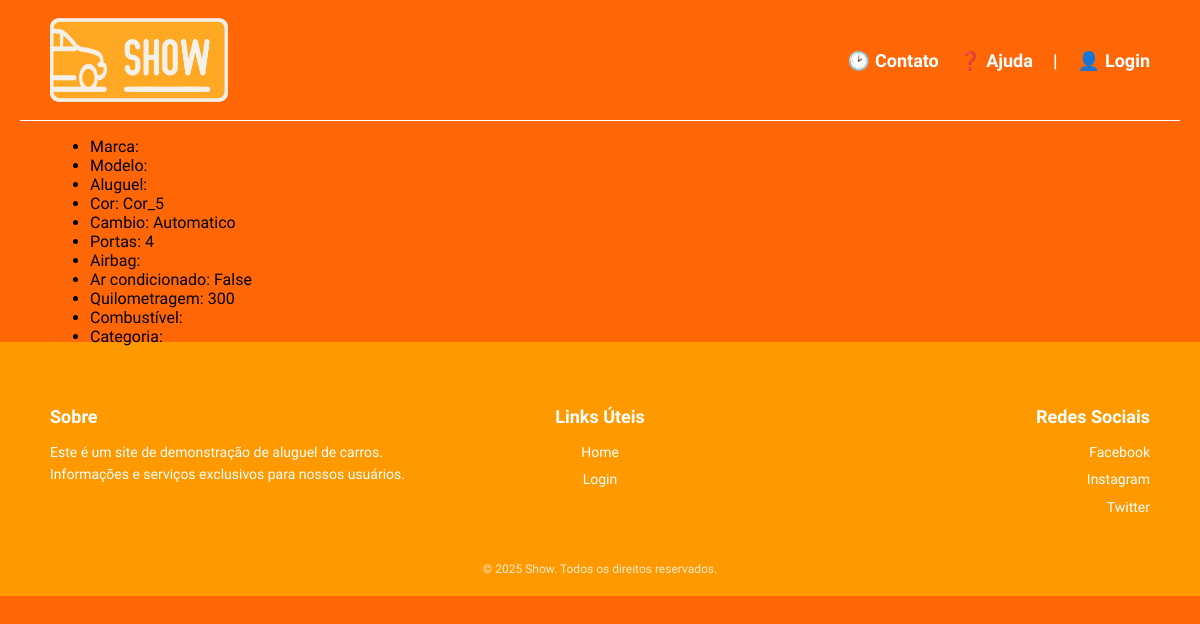
/1, run on an earlier commit of the app's database.
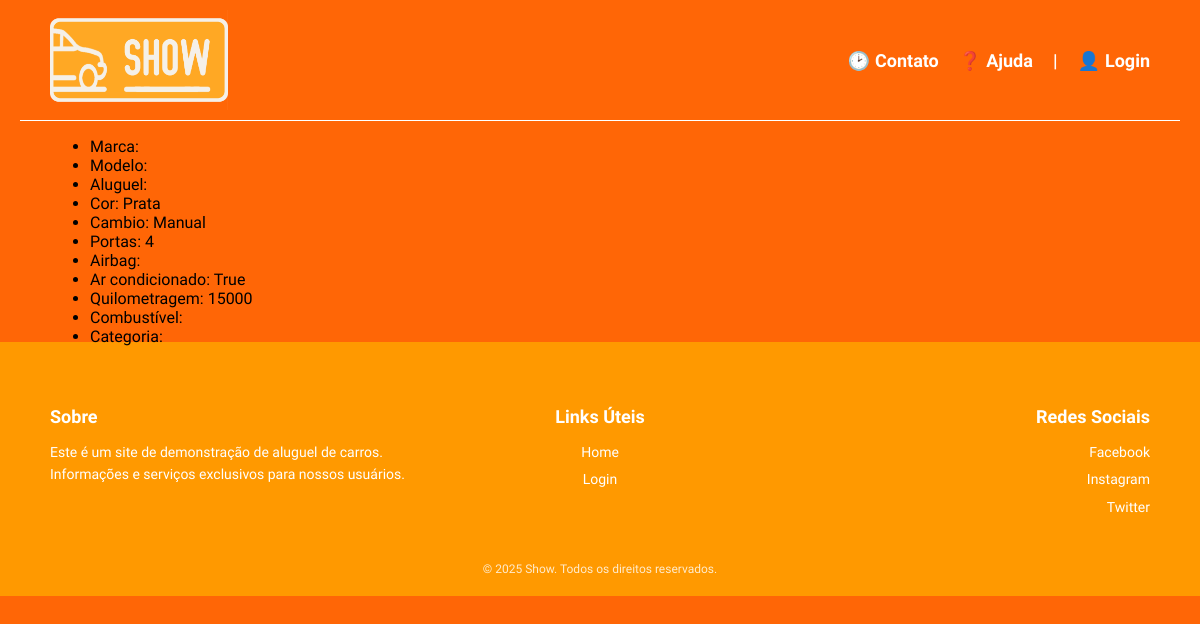
And on a later commit of the database.
### models.py (models this page shows, shortened)
class Veiculo(Base):
    __tablename__ = "veiculos"
    id = Column("id", Integer, primary_key=True, autoincrement=True)
    portas = Column("portas", Integer, nullable=False)
    preco_diaria = Column("preco_diaria", Numeric(10, 2), nullable=False)
    placa = Column("placa", String(7), nullable=False)
    cor = Column("cor", String(100), nullable=False)
    preco_compra = Column("preco_compra", Numeric(10, 2), nullable=False)
    capacidade_pessoas = Column("capacidade_pessoas", Integer, nullable=False)
    quilometragem = Column("quilometragem", Integer, nullable=False)
    cambio = Column("cambio", String(100), nullable=False)
    airbags = Column("airbags", Boolean, nullable=False)
    ar_condicionado = Column("ar_condicionado", Boolean, nullable=False)
    disponivel = Column("disponivel", Boolean, nullable=False)
    id_fornecedor = Column("id_fornecedor", Integer, ForeignKey("fornecedores.id"), nullable=False)
    id_garagem = Column("id_garagem", Integer, ForeignKey("garagens.id"), nullable=False)
    id_plano_seguro = Column("id_plano_seguro", Integer, ForeignKey("plano_seguros.id"), nullable=False)
    id_marca = Column("id_marca", Integer, ForeignKey("marcas.id"), nullable=False)
    id_modelo = Column("id_modelo", Integer, ForeignKey("modelos.id"), nullable=False)
    id_categoria = Column("id_categoria", Integer, ForeignKey("categorias.id"), nullable=False)
    id_combustivel = Column("id_combustivel", Integer, ForeignKey("combustiveis.id"), nullable=False)

### app.py (the view)
@app.route("/<int:carro_id>")
def detalhar_carro(carro_id):
    sessao =Sessao()
    carro = sessao.query(Veiculo).filter_by(id=carro_id).first()
    if carro is None:
        abort(404)
    return render_template("detalhar_carro.html", carro= carro)

### templates/detalhar_carro.html (shortened to what this page needs)
    {% extends "base.html" %}
    {% block conteudo_principal %}
    <ul>
        <li>Marca: {{ carro.marca }}</li>
        <li>Modelo: {{ carro.modelo }}</li>
        <li>Aluguel: {{ carro.aluguel }}</li>
        <li>Cor: {{ carro.cor }}</li>
        <li>Cambio: {{ carro.cambio }}</li>
        <li>Portas: {{ carro.portas }}</li>
        <li>Airbag: {{ carro.airbag }}</li>
        <li>Ar condicionado: {{ carro.ar_condicionado }}</li>
        <li>Quilometragem: {{ carro.quilometragem }}</li>
        <li>Combustível: {{ carro.combustivel }}</li>
        <li>Categoria: {{ carro.categoria }}</li>
    </ul>
    {% endblock %}

What changed in the data, as far as the page shows it:
changed Veiculo: cor "Cor_5" → "Prata"; cambio "Automatico" → "Manual"; ar_condicionado "False" → "True"; quilometragem "300" → "15000"
